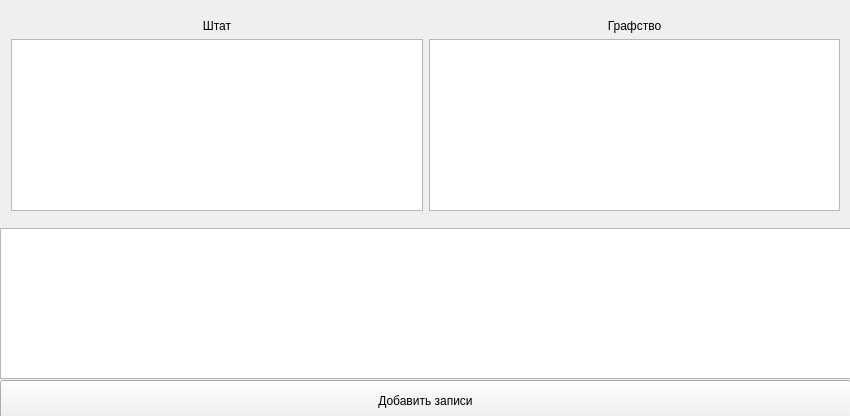
<?xml version="1.0" encoding="UTF-8"?>
<ui version="4.0">
 <class>MainWindow</class>
 <widget class="QMainWindow" name="MainWindow">
  <property name="geometry">
   <rect>
    <x>0</x>
    <y>0</y>
    <width>850</width>
    <height>416</height>
   </rect>
  </property>
  <property name="windowTitle">
   <string>Окно управления</string>
  </property>
  <widget class="QWidget" name="centralWidget">
   <widget class="QWidget" name="horizontalLayoutWidget">
    <property name="geometry">
     <rect>
      <x>0</x>
      <y>8</y>
      <width>851</width>
      <height>214</height>
     </rect>
    </property>
    <layout class="QHBoxLayout" name="horizontalLayout">
     <item>
      <layout class="QVBoxLayout" name="verticalLayout">
       <item>
        <widget class="QLabel" name="label">
         <property name="text">
          <string>Штат</string>
         </property>
         <property name="alignment">
          <set>Qt::AlignCenter</set>
         </property>
        </widget>
       </item>
       <item>
        <widget class="QListWidget" name="listWidgetState"/>
       </item>
      </layout>
     </item>
     <item>
      <layout class="QVBoxLayout" name="verticalLayout_2">
       <item>
        <widget class="QLabel" name="label_2">
         <property name="text">
          <string>Графство</string>
         </property>
         <property name="alignment">
          <set>Qt::AlignCenter</set>
         </property>
        </widget>
       </item>
       <item>
        <widget class="QListWidget" name="listWidgetCounty"/>
       </item>
      </layout>
     </item>
    </layout>
   </widget>
   <widget class="QTableView" name="tableView">
    <property name="geometry">
     <rect>
      <x>0</x>
      <y>228</y>
      <width>851</width>
      <height>151</height>
     </rect>
    </property>
   </widget>
   <widget class="QPushButton" name="pushButton">
    <property name="geometry">
     <rect>
      <x>0</x>
      <y>380</y>
      <width>851</width>
      <height>41</height>
     </rect>
    </property>
    <property name="text">
     <string>Добавить записи</string>
    </property>
   </widget>
  </widget>
 </widget>
 <layoutdefault spacing="6" margin="11"/>
 <resources/>
 <connections/>
</ui>
